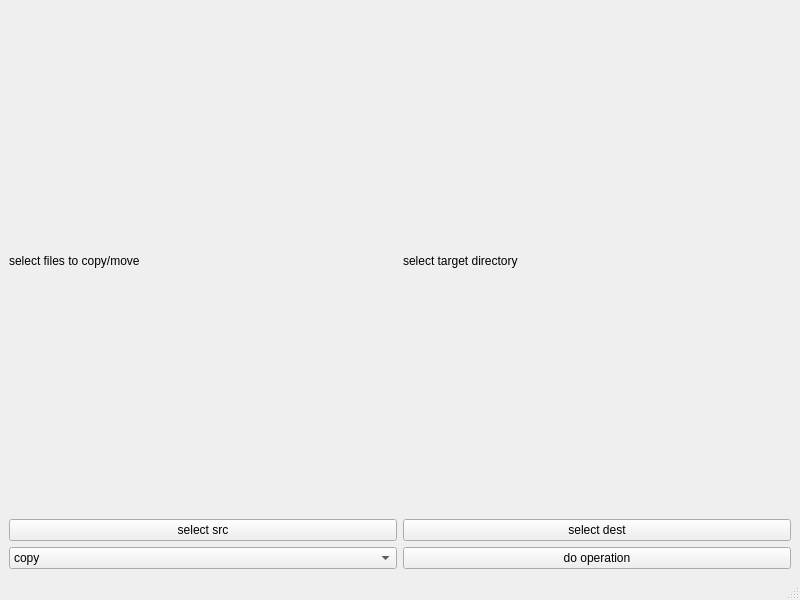
<?xml version="1.0" encoding="UTF-8"?>
<ui version="4.0">
 <class>MainWindow</class>
 <widget class="QMainWindow" name="MainWindow">
  <property name="geometry">
   <rect>
    <x>0</x>
    <y>0</y>
    <width>800</width>
    <height>600</height>
   </rect>
  </property>
  <property name="windowTitle">
   <string>MainWindow</string>
  </property>
  <widget class="QWidget" name="centralwidget">
   <layout class="QGridLayout" name="gridLayout_2">
    <item row="0" column="0">
     <layout class="QGridLayout" name="gridLayout">
      <item row="0" column="0">
       <widget class="QLabel" name="label">
        <property name="text">
         <string>select files to copy/move</string>
        </property>
       </widget>
      </item>
      <item row="0" column="1">
       <widget class="QLabel" name="label_2">
        <property name="text">
         <string>select target directory</string>
        </property>
       </widget>
      </item>
      <item row="1" column="0">
       <widget class="QPushButton" name="pushButton">
        <property name="text">
         <string>select src</string>
        </property>
       </widget>
      </item>
      <item row="1" column="1">
       <widget class="QPushButton" name="pushButton_2">
        <property name="text">
         <string>select dest</string>
        </property>
       </widget>
      </item>
      <item row="2" column="0">
       <widget class="QComboBox" name="comboBox">
        <item>
         <property name="text">
          <string>copy</string>
         </property>
        </item>
        <item>
         <property name="text">
          <string>move</string>
         </property>
        </item>
       </widget>
      </item>
      <item row="2" column="1">
       <widget class="QPushButton" name="pushButton_3">
        <property name="text">
         <string>do operation</string>
        </property>
       </widget>
      </item>
     </layout>
    </item>
   </layout>
  </widget>
  <widget class="QMenuBar" name="menubar">
   <property name="geometry">
    <rect>
     <x>0</x>
     <y>0</y>
     <width>800</width>
     <height>27</height>
    </rect>
   </property>
  </widget>
  <widget class="QStatusBar" name="statusbar"/>
 </widget>
 <resources/>
 <connections/>
</ui>
